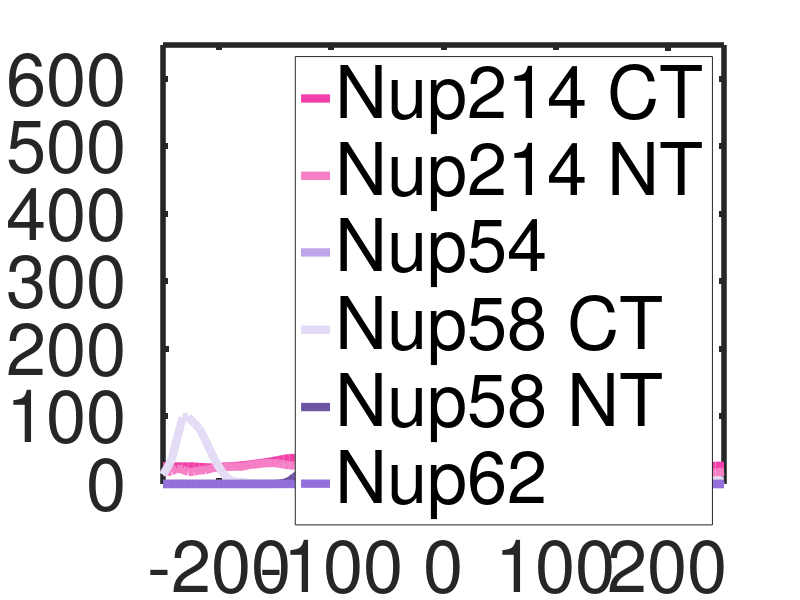

Here is the MATLAB script that generated this plot:
clear all;
close all;
step=3000; % number of timesteps

% color1_v1=[255, 0, 255]/255; % Nup214_v1
% color1_v2=[236, 0, 140]/255; % Nup214_v2
color1=[241, 64, 169]/255; % Nup214_CT
color2=[245, 128, 198]/255; % Nup214_NT
color3=[188, 166, 233]/255; % Nup54
color4=[228, 219, 246]/255; % Nup58_CT
color5=[110, 84, 164]/255; % Nup58_NT
color6=[147, 112, 219]/255; % Nup62

% color7=[102, 45, 145]/255; % Nup62c
% color8_v1=[255, 0, 255]/255; % Nup214c_v1
% color8_v2=[236, 0, 140]/255; % Nup214c_v2

dZ=500/100;

% Nup214_CT -------------------------------------------------------------
Nup214_CT=importdata('Nup214_CT_hist.txt',' ',1);
Nup214_CT=Nup214_CT.data;

% Normalize
Nup214_CT(:,2)=Nup214_CT(:,2)./(step);
% Normalize the mass per step by the volume of each bin (in mL)
xy=31.71072346748188;
dV=dZ*xy*xy/(10^(21));
% Convert dalton to mg
Nup214_CT(:,2)=Nup214_CT(:,2)*1.6605*10^(-21);
Nup214_CT(:,2)=Nup214_CT(:,2)./(dV);

% Nup214_NT -------------------------------------------------------------
Nup214_NT=importdata('Nup214_NT_hist.txt',' ',1);
Nup214_NT=Nup214_NT.data;

% Normalize
Nup214_NT(:,2)=Nup214_NT(:,2)./(step);
% Normalize the mass per step by the volume of each bin (in mL)
xy=30.01076329927889;
dV=dZ*xy*xy/(10^(21));
% Convert dalton to mg
Nup214_NT(:,2)=Nup214_NT(:,2)*1.6605*10^(-21);
Nup214_NT(:,2)=Nup214_NT(:,2)./(dV);

% Nup54 -------------------------------------------------------------
Nup54=importdata('Nup54_hist.txt',' ',1);
Nup54=Nup54.data;

% Normalize
Nup54(:,2)=Nup54(:,2)./(step);
% Normalize the mass per step by the volume of each bin (in mL)
xy=12.251833057173107;
dV=dZ*xy*xy/(10^(21));
% Convert dalton to mg
Nup54(:,2)=Nup54(:,2)*1.6605*10^(-21);
Nup54(:,2)=Nup54(:,2)./(dV);

% Nup58_CT -------------------------------------------------------------
Nup58_CT=importdata('Nup58_CT_hist.txt',' ',1);
Nup58_CT=Nup58_CT.data;

% Normalize
Nup58_CT(:,2)=Nup58_CT(:,2)./(step);
% Normalize the mass per step by the volume of each bin (in mL)
xy=16.18014181486587;
dV=dZ*xy*xy/(10^(21));
% Convert dalton to mg
Nup58_CT(:,2)=Nup58_CT(:,2)*1.6605*10^(-21);
Nup58_CT(:,2)=Nup58_CT(:,2)./(dV);

% Nup58_NT -------------------------------------------------------------
Nup58_NT=importdata('Nup58_NT_hist.txt',' ',1);
Nup58_NT=Nup58_NT.data;

% Normalize
Nup58_NT(:,2)=Nup58_NT(:,2)./(step);
% Normalize the mass per step by the volume of each bin (in mL)
xy=17.51341036795967;
dV=dZ*xy*xy/(10^(21));
% Convert dalton to mg
Nup58_NT(:,2)=Nup58_NT(:,2)*1.6605*10^(-21);
Nup58_NT(:,2)=Nup58_NT(:,2)./(dV);

% Nup62 -------------------------------------------------------------
Nup62=importdata('Nup62_hist.txt',' ',1);
Nup62=Nup62.data;

% Normalize
Nup62(:,2)=Nup62(:,2)./(step);
% Normalize the mass per step by the volume of each bin (in mL)
xy=19.31083753068954;
dV=dZ*xy*xy/(10^(21));
% Convert dalton to mg
Nup62(:,2)=Nup62(:,2)*1.6605*10^(-21);
Nup62(:,2)=Nup62(:,2)./(dV);

figure;
hold on;
plot(Nup214_CT(:,1)/10,Nup214_CT(:,2),'Linewidth',6,'Color',color1);
plot(Nup214_NT(:,1)/10,Nup214_NT(:,2),'Linewidth',6,'Color',color2);
plot(Nup54(:,1)/10,Nup54(:,2),'Linewidth',6,'Color',color3);
plot(Nup58_CT(:,1)/10,Nup58_CT(:,2),'Linewidth',6,'Color',color4);
plot(Nup58_NT(:,1)/10,Nup58_NT(:,2),'Linewidth',6,'Color',color5);
plot(Nup62(:,1)/10,Nup62(:,2),'Linewidth',6,'Color',color6);
set(gca,'FontSize',52,'FontName','Helvetica','Linewidth',4);
legend({'Nup214 CT','Nup214 NT','Nup54','Nup58 CT','Nup58 NT','Nup62'},'location','northeast','FontSize',52,'FontName','Helvetica');
axis([-250 250 0 650]);
box on;

csat=zeros(6,1);
csat(1)=mean([Nup214_CT(1:10,2);Nup214_CT(91:100,2)]);
csat(2)=mean([Nup214_NT(1:10,2);Nup214_NT(91:100,2)]);
csat(3)=mean([Nup54(1:10,2);Nup54(91:100,2)]);
csat(4)=mean([Nup58_CT(1:10,2);Nup58_CT(91:100,2)]);
csat(5)=mean([Nup58_NT(1:10,2);Nup58_NT(91:100,2)]);
csat(6)=mean([Nup62(1:10,2);Nup62(91:100,2)]);

cdense=zeros(6,1);
cdense(1)=mean(Nup214_CT(49:52,2));
cdense(2)=mean(Nup214_NT(49:52,2));
cdense(3)=mean(Nup54(49:52,2));
cdense(4)=mean(Nup58_CT(49:52,2));
cdense(5)=mean(Nup58_NT(49:52,2));
cdense(6)=mean(Nup62(49:52,2));
comp_c=cdense./csat;